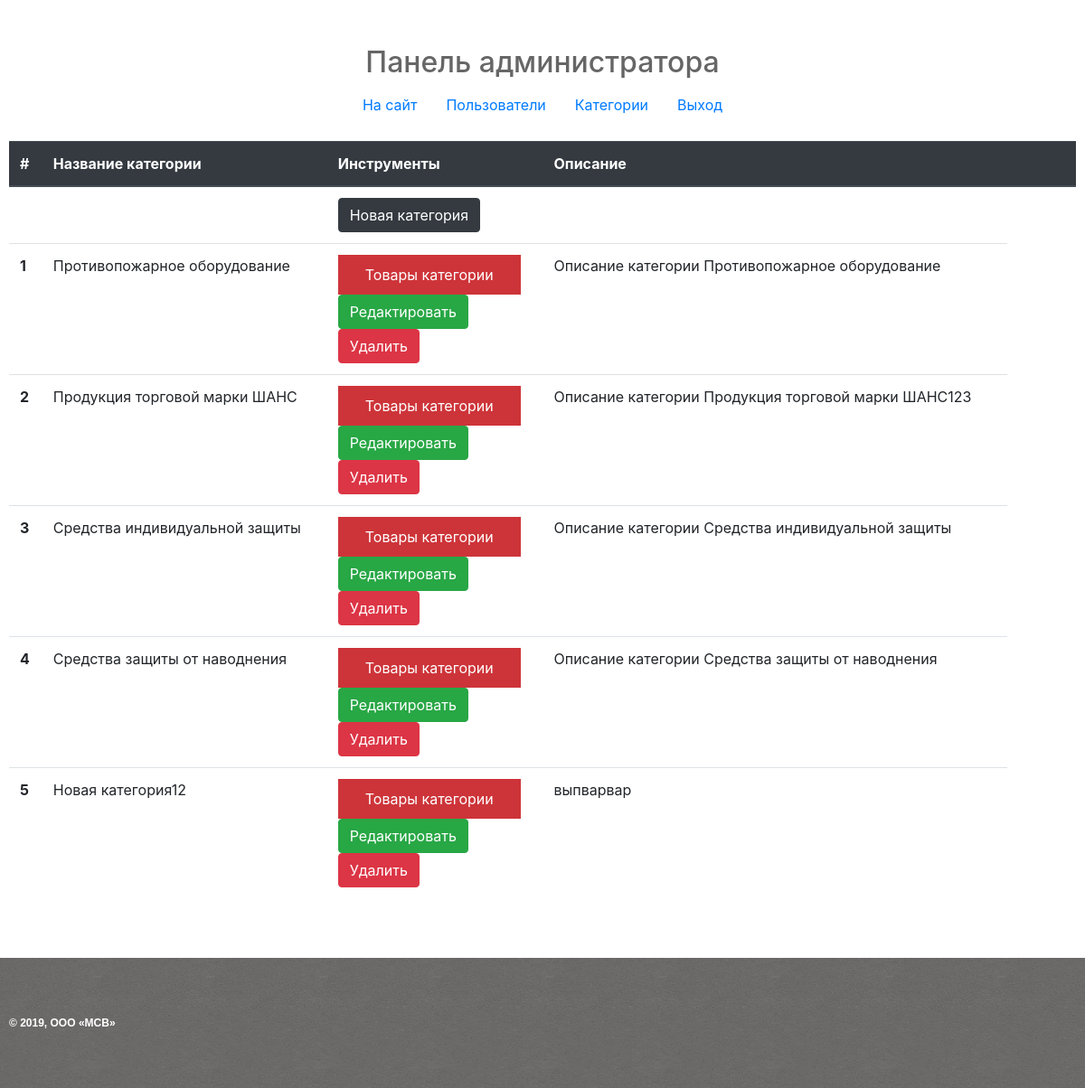
The page /myadmin/productcategory/list/ (signed in) on the database its author committed.
### mainapp/models.py (models this page shows, shortened)
class ProductCategory(models.Model):
    name = models.CharField(verbose_name='Имя категории', max_length=128, unique=True)
    slug = models.SlugField(verbose_name='Слаг', max_length=128, unique=True)
    description = models.TextField(verbose_name='Описание категории', blank=True)
    is_active = models.BooleanField(verbose_name='Активность', default=True)
    class Meta:
        verbose_name = 'Категория товара'
        verbose_name_plural = 'Категории товаров'

### adminapp/views.py (the view)
@user_passes_test(lambda x: x.is_superuser)
def productcategory_list(request):
    object_list = ProductCategory.objects.all()
    context = {
        'page_title': 'категории товаров',
        'object_list': object_list,
    }
    return render(request, 'adminapp/productcategory_list.html', context)

### mainapp/context_processors.py (called while the page is built)
def basket(request):
    basket = []
    if request.user.is_authenticated:
        basket = Basket.objects.filter(user=request.user)
    return {
        'basket': basket,
    }

def products_menu(request):
    products_menu = ProductCategory.objects.all().exclude(is_active=False).order_by('name')
    return {
        'products_menu': products_menu,
    }

### adminapp/templates/adminapp/productcategory_list.html
{% extends 'adminapp/base.html' %}
{% load static %}
{% block content-container %}
    <div class="content-container">
        <h2 class="myadmin-title">Панель администратора</h2>
        {% include 'adminapp/includes/inc__myadmin-menu.html' %}
    <table class="table">
            <thead class="thead-dark">
            <tr>
                <th scope="col">#</th>
                <th scope="col">Название категории</th>
                <th scope="col">Инструменты</th>
                <th scope="col">Описание</th>
                <th scope="col"></th>
                <th scope="col"></th>
                <th scope="col"></th>
            </tr>
            </thead>
            <tbody>
            <tr>
                    <th scope="row"></th>
                    <td></td>
                    <td>
                        <a href="{% url 'myadmin:productcategory_create' %}" class="btn btn-dark">Новая категория</a>
                        </td>
                    <td>
                    </td>
                <td></td>
                <td></td>
                <td></td>
                </tr>
            {% for item in object_list %}
                <tr class="{% if not item.is_active %}not_active{% endif %}">
                    <th scope="row">{{ item.id }}</th>
                    <td>{{ item.name }}</td>
                    <td><a href="{% url 'myadmin:productcategory_products' item.pk %}"#}
                           class="btn btn-primary">Товары категории</a><br>
 <a href="{% url 'myadmin:productcategory_update' item.pk %}"
                           class="btn btn-success">Редактировать</a><br>
                  <a href="{% url 'myadmin:productcategory_delete' item.pk %}" class="btn btn-danger">Удалить</a>
                    </td>
                    <td>{{ item.description }}
                    </td>
                </tr>
            {% endfor %}
            </tbody>
        </table>
    </div>
{% endblock %}

### static/css/style.css (style rules this page uses)
* { margin: 0; padding: 0; box-sizing: border-box; outline: 0 !important; }
html, body { height: 100%; }
.content-container { max-width: 1200px; padding: 50px 10px; margin: auto; }
.myadmin-title { color: #666; text-align: center; }
.btn-primary { margin: auto; color: #fff; background-color: #cd3439; padding: 10px 30px; border: none; border-radius: 0rem; }

### rows shown on the page
ProductCategory: id "1", name "Противопожарное оборудование", description "Описание категории Противопожарное оборудование"
ProductCategory: id "2", name "Продукция торговой марки ШАНС", description "Описание категории Продукция торговой марки ШАНС123"
ProductCategory: id "3", name "Средства индивидуальной защиты", description "Описание категории Средства индивидуальной защиты"
ProductCategory: id "4", name "Средства защиты от наводнения", description "Описание категории Средства защиты от наводнения"
ProductCategory: id "5", name "Новая категория12", description "выпварвар"
